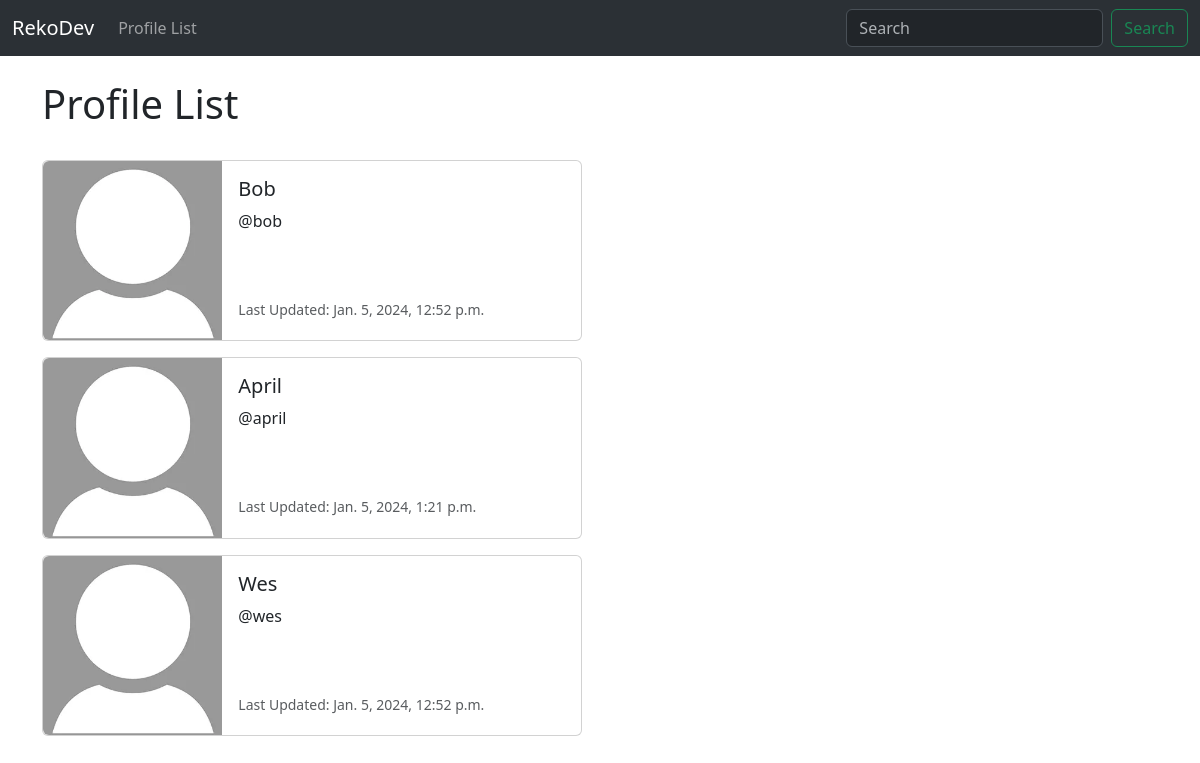
The app's page /profile_list (signed in) with its own data.
### reko/models.py (models this page shows, shortened)
class Profile(models.Model):
    user = models.OneToOneField(User, on_delete=models.CASCADE) # We'll associate one user to one profile, and if User gets deleted, delete "profile" too
    follows = models.ManyToManyField("self",
        related_name="followed_by", # Ppl who follows you
        symmetrical=False, # If you follow someone, that someone doesn't have to follow you, right?
        blank=True) # I mean it would be cool if you started following me... <3 see ya there boi / Yeah but you start following nothing...
    date_modified = models.DateTimeField(User, auto_now=True) # When was this profile last modified?

### reko/views.py (the view)
# urls.py: path('profile_list', views.profile_list, name="profile_list"),
def profile_list(request):
    if request.user.is_authenticated:
        profiles = Profile.objects.exclude(user=request.user)
        return render(request, 'profile_list.html', {"profiles": profiles})
    else:
        messages.success(request, ('You must to be logged in before trying to make new friends, dude!'))
        return redirect('home')

### reko/templates/profile_list.html
{% extends 'base.html' %}
{% load static %}
{% block content %}
<h1>Profile List</h1>
<br>
{% if profiles %}
    {% for profile in profiles %}
    <div class="card mb-3" style="max-width: 540px;">
        <div class="row g-0">
          <div class="col-md-4">
            <img src="{% static 'images/default-logo.webp' %}" class="img-fluid rounded-start" alt="Profile Image">
          </div>
          <div class="col-md-8">
            <div class="card-body">
              <h5 class="card-title">{{ profile.user.username }}</h5>
              <p class="card-text">@{{ profile.user.username|lower }}</p>
              <br><br>
              <p class="card-text"><small class="text-body-secondary">Last Updated: {{ profile.date_modified }}</small></p>
            </div>
          </div>
        </div>
      </div>
    {% endfor %}
{% endif %}
{% endblock %}

### records on screen
Profile: user.username "Bob", user.username "bob", date_modified "Jan. 5, 2024, 12:52 p.m."
Profile: user.username "April", user.username "april", date_modified "Jan. 5, 2024, 1:21 p.m."
Profile: user.username "Wes", user.username "wes", date_modified "Jan. 5, 2024, 12:52 p.m."
